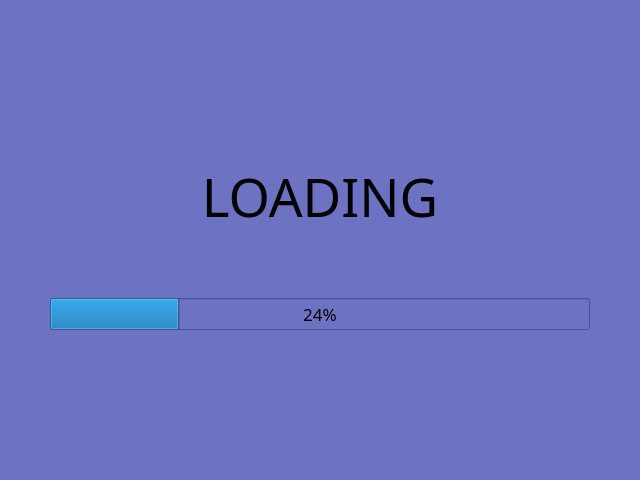
<?xml version="1.0" encoding="UTF-8"?>
<ui version="4.0">
 <class>MainWindow</class>
 <widget class="QMainWindow" name="MainWindow">
  <property name="geometry">
   <rect>
    <x>0</x>
    <y>0</y>
    <width>640</width>
    <height>480</height>
   </rect>
  </property>
  <property name="windowTitle">
   <string>MainWindow</string>
  </property>
  <property name="styleSheet">
   <string notr="true">background-color: rgb(109, 114, 195);</string>
  </property>
  <widget class="QWidget" name="centralwidget">
   <layout class="QVBoxLayout" name="verticalLayout" stretch="0,0">
    <property name="leftMargin">
     <number>50</number>
    </property>
    <property name="topMargin">
     <number>100</number>
    </property>
    <property name="rightMargin">
     <number>50</number>
    </property>
    <property name="bottomMargin">
     <number>150</number>
    </property>
    <item>
     <widget class="QLabel" name="label">
      <property name="font">
       <font>
        <family>Tempus Sans ITC</family>
        <pointsize>40</pointsize>
       </font>
      </property>
      <property name="text">
       <string>LOADING</string>
      </property>
      <property name="alignment">
       <set>Qt::AlignmentFlag::AlignCenter</set>
      </property>
     </widget>
    </item>
    <item>
     <widget class="QProgressBar" name="progressBar">
      <property name="font">
       <font>
        <family>Tempus Sans ITC</family>
        <pointsize>13</pointsize>
       </font>
      </property>
      <property name="value">
       <number>24</number>
      </property>
     </widget>
    </item>
   </layout>
  </widget>
 </widget>
 <resources/>
 <connections/>
</ui>
